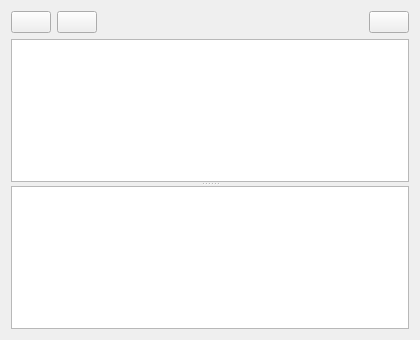
<?xml version="1.0" encoding="UTF-8"?>
<ui version="4.0">
 <class>SequenceEditorGui</class>
 <widget class="QWidget" name="SequenceEditorGui">
  <property name="geometry">
   <rect>
    <x>0</x>
    <y>0</y>
    <width>420</width>
    <height>340</height>
   </rect>
  </property>
  <property name="sizePolicy">
   <sizepolicy hsizetype="Preferred" vsizetype="Preferred">
    <horstretch>0</horstretch>
    <verstretch>0</verstretch>
   </sizepolicy>
  </property>
  <property name="windowTitle">
   <string notr="true"/>
  </property>
  <layout class="QGridLayout" name="gridLayout">
   <item row="0" column="0">
    <layout class="QHBoxLayout" name="horizontalLayout">
     <property name="spacing">
      <number>6</number>
     </property>
     <item>
      <widget class="QPushButton" name="runButton">
       <property name="minimumSize">
        <size>
         <width>40</width>
         <height>0</height>
        </size>
       </property>
       <property name="text">
        <string notr="true"/>
       </property>
      </widget>
     </item>
     <item>
      <widget class="QPushButton" name="pauseButton">
       <property name="minimumSize">
        <size>
         <width>40</width>
         <height>0</height>
        </size>
       </property>
       <property name="text">
        <string notr="true"/>
       </property>
      </widget>
     </item>
     <item>
      <spacer name="horizontalSpacer">
       <property name="orientation">
        <enum>Qt::Horizontal</enum>
       </property>
       <property name="sizeHint" stdset="0">
        <size>
         <width>40</width>
         <height>20</height>
        </size>
       </property>
      </spacer>
     </item>
     <item>
      <widget class="QLabel" name="statusMsgLabel">
       <property name="text">
        <string/>
       </property>
      </widget>
     </item>
     <item>
      <widget class="QLabel" name="warningLabel">
       <property name="text">
        <string/>
       </property>
      </widget>
     </item>
     <item>
      <widget class="QLabel" name="loopCountLabel">
       <property name="text">
        <string/>
       </property>
      </widget>
     </item>
     <item>
      <widget class="QPushButton" name="parseButton">
       <property name="minimumSize">
        <size>
         <width>40</width>
         <height>0</height>
        </size>
       </property>
       <property name="text">
        <string notr="true"/>
       </property>
      </widget>
     </item>
    </layout>
   </item>
   <item row="1" column="0">
    <widget class="QSplitter" name="splitter">
     <property name="orientation">
      <enum>Qt::Vertical</enum>
     </property>
     <widget class="Sequencer::CodeEditor" name="sequencerEdit">
      <property name="sizePolicy">
       <sizepolicy hsizetype="Expanding" vsizetype="Maximum">
        <horstretch>0</horstretch>
        <verstretch>0</verstretch>
       </sizepolicy>
      </property>
      <property name="font">
       <font>
        <family>Courier New</family>
        <pointsize>12</pointsize>
       </font>
      </property>
     </widget>
     <widget class="SequencerErrorTableWidget" name="errorTableWidget">
      <property name="sizePolicy">
       <sizepolicy hsizetype="Expanding" vsizetype="MinimumExpanding">
        <horstretch>0</horstretch>
        <verstretch>0</verstretch>
       </sizepolicy>
      </property>
      <property name="minimumSize">
       <size>
        <width>0</width>
        <height>10</height>
       </size>
      </property>
     </widget>
    </widget>
   </item>
  </layout>
 </widget>
 <customwidgets>
  <customwidget>
   <class>Sequencer::CodeEditor</class>
   <extends>QPlainTextEdit</extends>
   <header location="global">Sequencer_CodeEditor.h</header>
  </customwidget>
  <customwidget>
   <class>SequencerErrorTableWidget</class>
   <extends>QTableWidget</extends>
   <header>SequencerErrorTableWidget.h</header>
  </customwidget>
 </customwidgets>
 <resources/>
 <connections/>
</ui>
